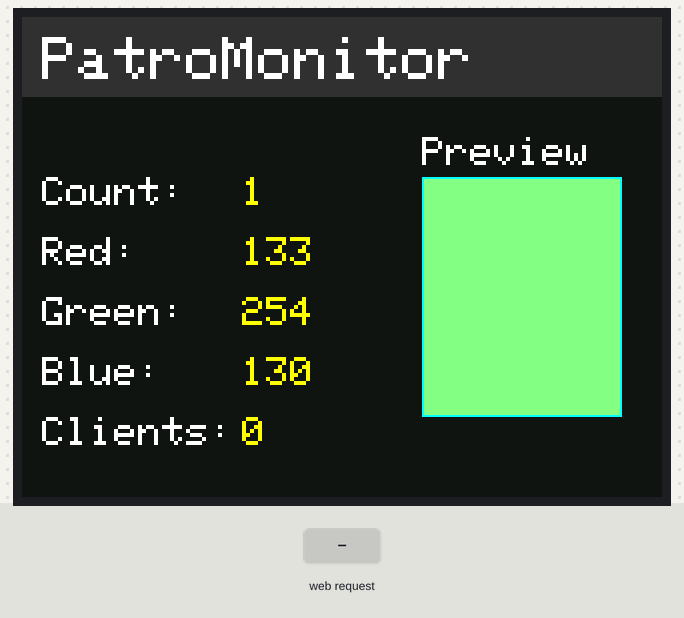
The program below on a simulated ESP32. On the bench: 320×240 colour display. Inputs (shaded band) come from the test bench. What the program prints to the serial monitor is not drawn.

Above: at 0.27 s.
At 1.44 s:
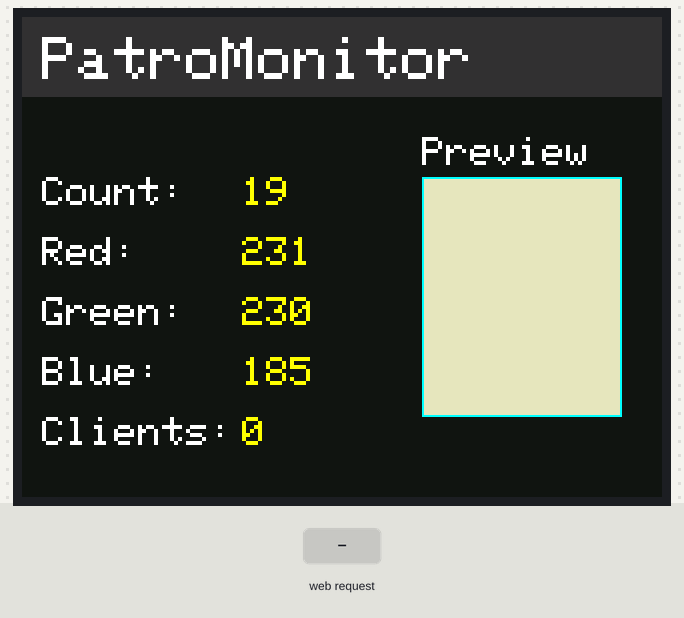
1.5 s: HTTP request GET /setrgb?red=1&green=1&blue=1 received
At 1.57 s:
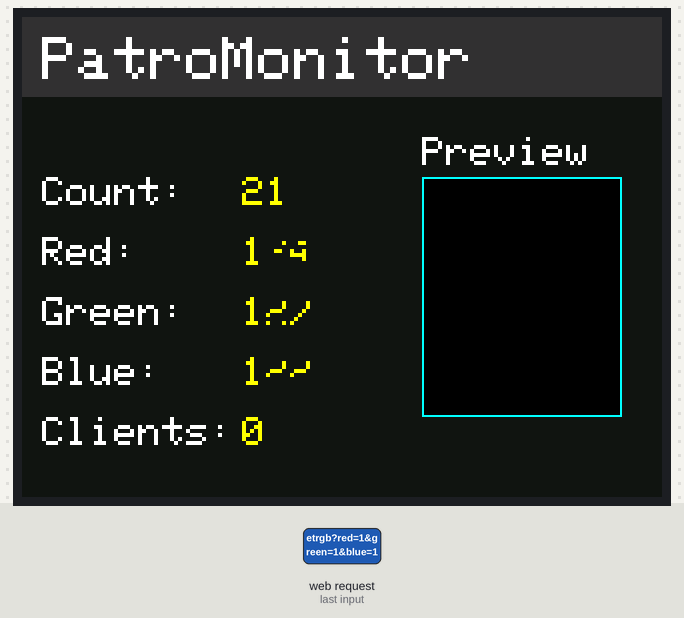

The program:

main.cpp
```cpp
#include <Arduino.h>
#include <SPI.h>
#include <Adafruit_GFX.h>
#include <Adafruit_ILI9341.h>

// --- Wi-fi Setup
#include <WiFi.h>
#include <WebServer.h>
#include <DNSServer.h>
const byte DNS_PORT = 53;
DNSServer dnsServer;
WebServer server(80);
const char *ap_ssid = "PatroMonitor";
const char *ap_password = "";

// Variáveis para armazenar valores antigos e evitar redesenho desnecessário
int oldCounter = -1;
uint8_t oldRed = 0;
uint8_t oldGreen = 0;
uint8_t oldBlue = 0;
int oldClients = -1; // Novo: armazena o número anterior de clientes conectados

// Variáveis globais para RGB controlado pelo usuário
uint8_t currentRed = 0;
uint8_t currentGreen = 0;
uint8_t currentBlue = 0;
bool rgbManualMode = false; // Flag: false = automático, true = manual

// --- Web Page
void handleRoot()
{
    // Gera o HTML com os valores atuais de RGB
    String html = "<!DOCTYPE html>\n";
    html += "<html>\n<head>\n<meta charset=\"UTF-8\">\n<title>PatroMonitor</title>\n";
    html += "<style>body { background: #222; color: #fff; font-family: Arial, sans-serif; text-align: center; margin: 0; padding: 0; }\n";
    html += ".header { background: #3186; padding: 20px 0; font-size: 2em; color: #fff; }\n";
    html += ".content { margin: 40px auto; max-width: 400px; background: #333; border-radius: 10px; padding: 30px; box-shadow: 0 0 10px #0008; }\n";
    html += ".value { color: #FFD600; font-size: 1.5em; margin: 20px 0; }\n";
    html += ".footer { margin-top: 40px; color: #aaa; font-size: 0.9em; }\n";
    html += ".slider { width: 80%; }\nlabel { display: block; margin-top: 20px; font-size: 1.1em; }\n.rgb-value { font-weight: bold; }\n";
    html += "button { margin-top: 30px; padding: 10px 30px; font-size: 1.1em; background: #FFD600; color: #222; border: none; border-radius: 5px; cursor: pointer; }\n";
    html += "button:hover { background: #FFC107; }\n</style>\n";
    html += "<script>function updateValue(id, value) { document.getElementById(id + '-val').innerText = value; }</script>\n";
    html += "</head>\n<body>\n";
    html += "<div class=\"header\">PatroMonitor</div>\n";
    html += "<div class=\"content\">\n<h2>Controle RGB</h2>\n";
    html += "<form action=\"/setrgb\" method=\"get\">\n";
    html += "<label for=\"red\">Red: <span class=\"rgb-value\" id=\"red-val\">" + String(currentRed) + "</span></label>\n";
    html += "<input type=\"range\" min=\"0\" max=\"255\" value=\"" + String(currentRed) + "\" class=\"slider\" id=\"red\" name=\"red\" oninput=\"updateValue('red', this.value)\">\n";
    html += "<label for=\"green\">Green: <span class=\"rgb-value\" id=\"green-val\">" + String(currentGreen) + "</span></label>\n";
    html += "<input type=\"range\" min=\"0\" max=\"255\" value=\"" + String(currentGreen) + "\" class=\"slider\" id=\"green\" name=\"green\" oninput=\"updateValue('green', this.value)\">\n";
    html += "<label for=\"blue\">Blue: <span class=\"rgb-value\" id=\"blue-val\">" + String(currentBlue) + "</span></label>\n";
    html += "<input type=\"range\" min=\"0\" max=\"255\" value=\"" + String(currentBlue) + "\" class=\"slider\" id=\"blue\" name=\"blue\" oninput=\"updateValue('blue', this.value)\">\n";
    html += "<br>\n<button type=\"submit\">Enviar</button>\n</form>\n";
    html += "<div class=\"value\">Status: <b>Online</b></div>\n</div>\n";
    html += "<div class=\"footer\">&copy; 2025 PatroMonitor</div>\n";
    html += "</body>\n</html>\n";
    server.send(200, "text/html", html);
}

// Handler para receber os valores RGB do formulário
void handleSetRGB()
{
    if (server.hasArg("red") && server.hasArg("green") && server.hasArg("blue"))
    {
        uint8_t r = server.arg("red").toInt();
        uint8_t g = server.arg("green").toInt();
        uint8_t b = server.arg("blue").toInt();
        // Atualiza as variáveis globais
        oldRed = 255; // força update
        oldGreen = 255;
        oldBlue = 255;
        currentRed = r;
        currentGreen = g;
        currentBlue = b;
        rgbManualMode = true; // Ativa modo manual
    }
    // Redireciona de volta para a página principal
    server.sendHeader("Location", "/", true);
    server.send(302, "text/plain", "");
}

void handleNotFound()
{
    server.sendHeader("Location", "/", true); // Redireciona para "/"
    server.send(302, "text/plain", "");
}

// --- Pin definitions for ESP32 ---
#define TFT_DC 2
#define TFT_CS 5
#define TFT_MOSI 23 // Used by software SPI, but not passed to constructor
#define TFT_CLK 18  // Used by software SPI, but not passed to constructor
#define TFT_RST 4
#define TFT_MISO 19 // Generally not used for display output

// --- Color definitions ---
#define BG_COLOR 0x10A2     // A dark grey color
#define HEADER_COLOR 0x3186 // A darker blue
#define TEXT_COLOR ILI9341_WHITE
#define VALUE_COLOR ILI9341_YELLOW
#define BORDER_COLOR ILI9341_CYAN

// --- Function Prototypes ---
void drawStaticUI();
void updateTextValue(int x, int y, String oldValue, String newValue);

// Instantiate the display driver using software SPI.
// This constructor variant tells the library to handle SPI communication
// by manually toggling the pins, ignoring the hardware SPI peripheral.
Adafruit_ILI9341 tft = Adafruit_ILI9341(TFT_CS, TFT_DC, TFT_RST);

void WebServerTask(void *pvParameters)
{
    while (true)
    {
        dnsServer.processNextRequest();
        server.handleClient();
        vTaskDelay(1);
    }
}

void setup()
{
    Serial.begin(115200);

    // For software SPI, you might need to initialize the SPI pins manually
    // before tft.begin(). The library often handles this, but it's good practice.
    SPI.begin(TFT_CLK, TFT_MISO, TFT_MOSI, TFT_CS); // Optional, but can help

    tft.begin();
    tft.setRotation(1); // Horizontal rotation (320x240)

    // --- Draw the static UI ONCE ---
    drawStaticUI();

    // --- Wi-Fi Setup ---
    WiFi.mode(WIFI_AP);
    WiFi.softAP(ap_ssid, ap_password);
    Serial.print("[AP] Access Point iniciado. IP: ");
    Serial.println(WiFi.softAPIP());

    // Initialize DNS to redirect all requests to the ESP
    dnsServer.start(DNS_PORT, "*", WiFi.softAPIP());

    // Main Page
    server.on("/", handleRoot);
    server.on("/setrgb", handleSetRGB);
    server.onNotFound(handleNotFound);

    // Start Web Server
    server.begin();
    Serial.println("[AP] Servidor web iniciado.");

    // Create task for Web Server at Core 0
    xTaskCreatePinnedToCore(WebServerTask, "WebServerTask", 4096, NULL, 1, NULL, 0);
}

void loop()
{
    static int counter = 0;
    counter++;
    // Se não estiver no modo manual, atualiza RGB automaticamente
    if (!rgbManualMode)
    {
        currentRed = 127 + sin(counter / 20.0) * 128;
        currentGreen = 127 + cos(counter / 30.0) * 128;
        currentBlue = 127 + sin(counter / 40.0) * 128;
    }

    // Atualiza o display apenas se os valores mudarem
    int _textX = 110;
    if (counter != oldCounter)
    {
        updateTextValue(_textX, 80, String(oldCounter), String(counter));
        oldCounter = counter;
    }
    if (currentRed != oldRed)
    {
        updateTextValue(_textX, 110, String(oldRed), String(currentRed));
        oldRed = currentRed;
    }
    if (currentGreen != oldGreen)
    {
        updateTextValue(_textX, 140, String(oldGreen), String(currentGreen));
        oldGreen = currentGreen;
    }
    if (currentBlue != oldBlue)
    {
        updateTextValue(_textX, 170, String(oldBlue), String(currentBlue));
        oldBlue = currentBlue;
    }

    // Atualiza o preview da cor
    uint16_t newColor = tft.color565(currentRed, currentGreen, currentBlue);
    tft.fillRect(200, 80, 100, 120, newColor);
    tft.drawRect(200, 80, 100, 120, BORDER_COLOR);

    // Atualiza o número de clientes conectados
    int clients = WiFi.softAPgetStationNum();
    if (clients != oldClients)
    {
        updateTextValue(_textX, 200, String(oldClients), String(clients));
        oldClients = clients;
    }
    delay(50);
}

/**
 * @brief Draws the static elements of the UI.
 * Called only once in setup() to prevent flickering.
 */
void drawStaticUI()
{
    tft.fillScreen(BG_COLOR);

    // Header
    tft.fillRect(0, 0, 320, 40, HEADER_COLOR);
    tft.setCursor(10, 10);
    tft.setTextColor(TEXT_COLOR);
    tft.setTextSize(3);
    tft.print("PatroMonitor");

    // Value labels
    tft.setTextSize(2);
    tft.setTextColor(TEXT_COLOR);

    tft.setCursor(10, 80);
    tft.print("Count:");

    tft.setCursor(10, 110);
    tft.print("Red:");

    tft.setCursor(10, 140);
    tft.print("Green:");

    tft.setCursor(10, 170);
    tft.print("Blue:");

    // Novo: Label para número de clientes conectados
    tft.setCursor(10, 200);
    tft.print("Clients:");

    // Color preview label
    tft.setCursor(200, 60);
    tft.print("Preview");
}

/**
 * @brief Efficiently updates a text value on the screen.
 * First, it "erases" the old value by drawing it with the background color.
 * Then, it draws the new value with the highlight color.
 * @param x X position for the value.
 * @param y Y position for the value.
 * @param oldValue The previous value as a String.
 * @param newValue The new value as a String.
 */
void updateTextValue(int x, int y, String oldValue, String newValue)
{
    // Set text properties for value updates
    tft.setTextSize(2);

    // Erase the old value by printing it in the background color
    tft.setCursor(x, y);
    tft.setTextColor(BG_COLOR);
    tft.print(oldValue);

    // Print the new value in the designated value color
    tft.setCursor(x, y);
    tft.setTextColor(VALUE_COLOR);
    tft.print(newValue);
}
```

Measured:
- after the input at 1.5 s, the display: changes after 0.06 s (image 2)
